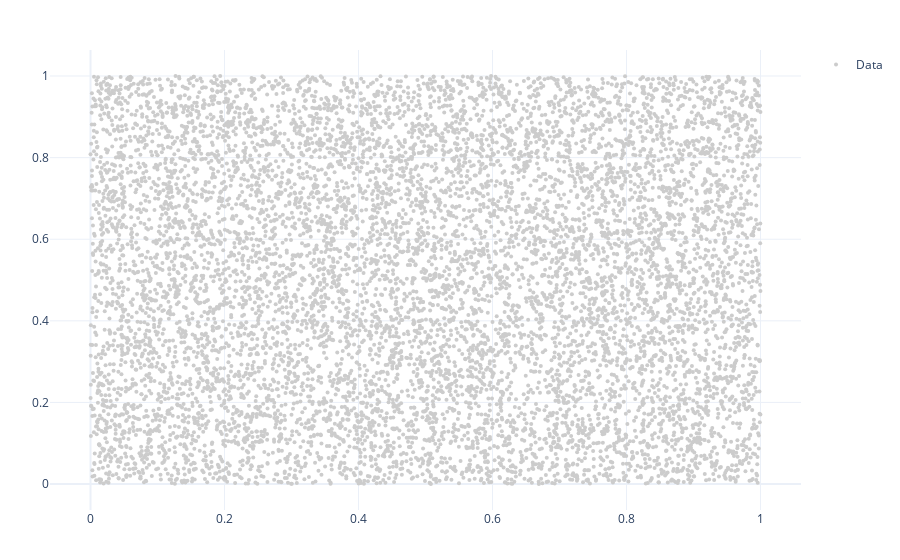

Source (notebook cell):
### Code cell
fig = create_plot()
plot_points(fig, points=vectors, color='#CCCCCC', label="Data")
fig

### Figure 1 — Plotly figure (JSON) as saved in the notebook; plotly's stock layout.template omitted (floating-point values rounded to 4 significant figures; data arrays with more than 128 entries replaced by an {"elided": "..."} marker saying what was removed)
{"data": [{"marker": {"color": "#CCCCCC", "size": 4, "symbol": "circle"}, "mode": "markers", "name": "Data", "showlegend": true, "type": "scatter", "x": {"elided": "10000 float values"}, "y": {"elided": "10000 float values"}}], "layout": {"margin": {"b": 50, "l": 50, "r": 50, "t": 50}}}
